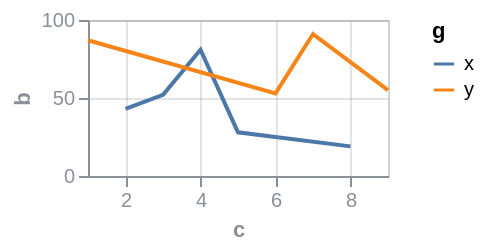

This figure's Vega-Lite source:
### Vega specification from a JSON file in a GitHub repository (floating-point values rounded to 4 significant figures)
{"$schema": "https://vega.github.io/schema/vega/v6.json", "background": null, "padding": 5, "width": 150, "height": 78, "style": "cell", "data": [{"name": "source_0", "values": [{"a": "A", "b": 28, "c": 5, "g": "x"}, {"a": "B", "b": 55, "c": 9, "g": "y"}, {"a": "C", "b": 43, "c": 2, "g": "x"}, {"a": "D", "b": 91, "c": 7, "g": "y"}, {"a": "E", "b": 81, "c": 4, "g": "x"}, {"a": "F", "b": 53, "c": 6, "g": "y"}, {"a": "G", "b": 19, "c": 8, "g": "x"}, {"a": "H", "b": 87, "c": 1, "g": "y"}, {"a": "I", "b": 52, "c": 3, "g": "x"}]}, {"name": "data_0", "source": "source_0", "transform": [{"type": "formula", "expr": "toNumber(datum[\"c\"])", "as": "c"}]}], "marks": [{"name": "pathgroup", "type": "group", "from": {"facet": {"name": "faceted_path_main", "data": "data_0", "groupby": ["g"]}}, "encode": {"update": {"width": {"field": {"group": "width"}}, "height": {"field": {"group": "height"}}}}, "marks": [{"name": "marks", "type": "line", "style": ["line"], "sort": {"field": "x"}, "from": {"data": "faceted_path_main"}, "encode": {"update": {"stroke": {"scale": "color", "field": "g"}, "description": {"signal": "\"c: \" + (format(datum[\"c\"], \"\")) + \"; b: \" + (format(datum[\"b\"], \"\")) + \"; g: \" + (isValid(datum[\"g\"]) ? isArray(datum[\"g\"]) ? join(datum[\"g\"], ' ') : datum[\"g\"] : \"\"+datum[\"g\"])"}, "x": {"scale": "x", "field": "c"}, "y": {"scale": "y", "field": "b"}, "defined": {"signal": "isValid(datum[\"c\"]) && isFinite(+datum[\"c\"]) && isValid(datum[\"b\"]) && isFinite(+datum[\"b\"])"}}}}]}], "scales": [{"name": "x", "type": "linear", "domain": {"data": "data_0", "field": "c"}, "range": [0, {"signal": "width"}], "nice": true, "zero": false}, {"name": "y", "type": "linear", "domain": {"data": "data_0", "field": "b"}, "range": [{"signal": "height"}, 0], "nice": true, "zero": true}, {"name": "color", "type": "ordinal", "domain": {"data": "data_0", "field": "g", "sort": true}, "range": "category"}], "axes": [{"scale": "x", "orient": "bottom", "gridScale": "y", "grid": true, "tickCount": {"signal": "ceil(width/40)"}, "domain": false, "labels": false, "aria": false, "maxExtent": 0, "minExtent": 0, "ticks": false, "zindex": 0}, {"scale": "y", "orient": "left", "gridScale": "x", "grid": true, "tickCount": {"signal": "ceil(height/40)"}, "domain": false, "labels": false, "aria": false, "maxExtent": 0, "minExtent": 0, "ticks": false, "zindex": 0}, {"scale": "x", "orient": "bottom", "grid": false, "title": "c", "labelFlush": true, "labelOverlap": true, "tickCount": {"signal": "ceil(width/40)"}, "zindex": 0}, {"scale": "y", "orient": "left", "grid": false, "title": "b", "labelOverlap": true, "tickCount": {"signal": "ceil(height/40)"}, "zindex": 0}], "legends": [{"stroke": "color", "symbolType": "stroke", "title": "g"}], "config": {"axis": {"labelColor": "#8a8f98", "titleColor": "#8a8f98", "domainColor": "#8a8f98", "tickColor": "#8a8f98", "gridColor": "#8a8f98", "gridOpacity": 0.25}, "style": {"cell": {"stroke": "#8a8f98", "strokeOpacity": 0.4}}}}
